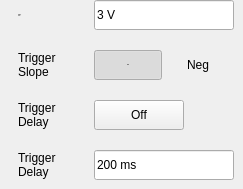
    <widget class="QWidget" name="ExternalPage">
     <widget class="QLabel" name="label_9">
      <property name="geometry">
       <rect>
        <x>18</x>
        <y>150</y>
        <width>54</width>
        <height>30</height>
       </rect>
      </property>
      <property name="text">
       <string>Trigger
Delay</string>
      </property>
     </widget>
     <widget class="SA_LineEdit" name="edit_External_DelayValue">
      <property name="geometry">
       <rect>
        <x>94</x>
        <y>150</y>
        <width>140</width>
        <height>30</height>
       </rect>
      </property>
      <property name="text">
       <string>200 ms</string>
      </property>
      <property name="readOnly">
       <bool>true</bool>
      </property>
     </widget>
     <widget class="SA_LineEdit" name="edit_External_level">
      <property name="geometry">
       <rect>
        <x>94</x>
        <y>0</y>
        <width>140</width>
        <height>30</height>
       </rect>
      </property>
      <property name="text">
       <string>3 V</string>
      </property>
      <property name="readOnly">
       <bool>true</bool>
      </property>
     </widget>
     <widget class="QPushButton" name="pb_External_DelayOn">
      <property name="geometry">
       <rect>
        <x>94</x>
        <y>100</y>
        <width>90</width>
        <height>30</height>
       </rect>
      </property>
      <property name="focusPolicy">
       <enum>Qt::NoFocus</enum>
      </property>
      <property name="styleSheet">
       <string notr="true">/*******************indoor**********************/
#SA_Dialog_TriggerSetup[status  =  &quot;indoor&quot;] 
QPushButton
{
	background-color:rgba(0,0,0,0);
	font: 75 13px &quot;Arial&quot;;
	font-weight:bold;
}
#SA_Dialog_TriggerSetup[status  =  &quot;indoor&quot;] 
QPushButton:checked
{
	padding:7px 44px 6px 25px;
	color:rgba(87, 87, 87, 1);
	border-image: url(:/sa/image/toggle_on.png);
}
#SA_Dialog_TriggerSetup[status  =  &quot;indoor&quot;] 
QPushButton:!checked
{
	padding:7px 17px 6px 36px;
	color:rgba(123, 123, 123, 1);
	border-image: url(:/sa/image/toggle_off.png);
}

/*******************outdoor**********************/
#SA_Dialog_TriggerSetup[status  =  &quot;outdoor&quot;] 
QPushButton
{
	background-color:rgba(0,0,0,0);
	font: 75 13px &quot;Arial&quot;;
	font-weight:bold;
}
#SA_Dialog_TriggerSetup[status  =  &quot;outdoor&quot;] 
QPushButton:checked
{
	padding:7px 44px 6px 25px;
	color:rgba(87, 87, 87, 1);
	border-image: url(:/sa/image/toggle_on.png);
}
#SA_Dialog_TriggerSetup[status  =  &quot;outdoor&quot;] 
QPushButton:!checked
{
	padding:7px 17px 6px 36px;
	color:rgba(123, 123, 123, 1);
	border-image: url(:/sa/image/toggle_off.png);
}

/*******************night**********************/
#SA_Dialog_TriggerSetup[status  =  &quot;night&quot;] 
QPushButton
{
	background-color:rgba(0,0,0,0);
	font: 75 13px &quot;Arial&quot;;
	font-weight:bold;
}
#SA_Dialog_TriggerSetup[status  =  &quot;night&quot;] 
QPushButton:checked
{
	padding:7px 44px 6px 25px;
	color:rgba(87, 87, 87, 1);
	border-image: url(:/sa/image/night/toggle_on.png);
}
#SA_Dialog_TriggerSetup[status  =  &quot;night&quot;] 
QPushButton
{
	padding:7px 17px 6px 36px;
	color:rgba(121,106,80,1);
	border-image: url(:/sa/image/night/toggle_off.png);
}</string>
      </property>
      <property name="text">
       <string>Off</string>
      </property>
      <property name="checkable">
       <bool>true</bool>
      </property>
      <property name="checked">
       <bool>false</bool>
      </property>
     </widget>
     <widget class="QLabel" name="label_10">
      <property name="geometry">
       <rect>
        <x>18</x>
        <y>100</y>
        <width>52</width>
        <height>30</height>
       </rect>
      </property>
      <property name="text">
       <string>Trigger
Delay</string>
      </property>
     </widget>
     <widget class="QPushButton" name="pb_External_Neg">
      <property name="geometry">
       <rect>
        <x>164</x>
        <y>50</y>
        <width>68</width>
        <height>30</height>
       </rect>
      </property>
      <property name="focusPolicy">
       <enum>Qt::NoFocus</enum>
      </property>
      <property name="styleSheet">
       <string notr="true">/*******************indoor**********************/
#SA_Dialog_TriggerSetup[status  =  &quot;indoor&quot;] 
QPushButton{
	font: 75 13px &quot;Arial&quot;;
	font-weight:bold;
}

#SA_Dialog_TriggerSetup[status  =  &quot;indoor&quot;] 
QPushButton:checked{
background-color:transparent;
	background-image: url(:/sa/image/fre_checked_right.png);
	background-position:right;
color:rgba(87, 87, 87, 1);
}

#SA_Dialog_TriggerSetup[status  =  &quot;indoor&quot;] 
QPushButton:!checked
{

color:rgba(123, 123, 123, 1);
background-color:transparent;
	background-image: url(:/sa/image/fre_checked_left.png);
	background-position:right;
}

/*******************outdoor**********************/
#SA_Dialog_TriggerSetup[status  =  &quot;outdoor&quot;] 
QPushButton{
	font: 75 13px &quot;Arial&quot;;
	font-weight:bold;
}

#SA_Dialog_TriggerSetup[status  =  &quot;outdoor&quot;] 
QPushButton:checked{
background-color:transparent;
	background-image: url(:/sa/image/fre_checked_right.png);
	background-position:right;
color:rgba(87, 87, 87, 1);
}

#SA_Dialog_TriggerSetup[status  =  &quot;outdoor&quot;] 
QPushButton:!checked
{

color:rgba(123, 123, 123, 1);
background-color:transparent;
	background-image: url(:/sa/image/fre_checked_left.png);
	background-position:right;
}

/*******************night**********************/
#SA_Dialog_TriggerSetup[status  =  &quot;night&quot;] 
QPushButton{
	font: 75 13px &quot;Arial&quot;;
	font-weight:bold;
}

#SA_Dialog_TriggerSetup[status  =  &quot;night&quot;] 
QPushButton:checked{
	background-color:transparent;
	border-image: url(:/sa/image/night/btn_right_click.png);
	color:rgba(85,74,56,1);
}

#SA_Dialog_TriggerSetup[status  =  &quot;night&quot;] 
QPushButton:!checked
{
	color:rgba(121,106,81,1);
	background-color:transparent;
	border-image: url(:/sa/image/night/btn_right_nor.png);
}</string>
      </property>
      <property name="text">
       <string>Neg</string>
      </property>
      <property name="checkable">
       <bool>true</bool>
      </property>
      <property name="checked">
       <bool>false</bool>
      </property>
      <property name="autoExclusive">
       <bool>true</bool>
      </property>
      <property name="flat">
       <bool>true</bool>
      </property>
     </widget>
     <widget class="QLabel" name="label_11">
      <property name="geometry">
       <rect>
        <x>18</x>
        <y>50</y>
        <width>72</width>
        <height>30</height>
       </rect>
      </property>
      <property name="text">
       <string>Trigger
Slope</string>
      </property>
     </widget>
     <widget class="QLabel" name="label_12">
      <property name="geometry">
       <rect>
        <x>18</x>
        <y>0</y>
        <width>66</width>
        <height>30</height>
       </rect>
      </property>
      <property name="font">
       <font>
        <family>Arial</family>
        <pointsize>-1</pointsize>
        <weight>9</weight>
        <italic>false</italic>
        <bold>false</bold>
       </font>
      </property>
      <property name="text">
       <string>Trigger
Level</string>
      </property>
     </widget>
     <widget class="QPushButton" name="pb_External_Pos">
      <property name="geometry">
       <rect>
        <x>94</x>
        <y>50</y>
        <width>68</width>
        <height>30</height>
       </rect>
      </property>
      <property name="font">
       <font>
        <family>Arial</family>
        <pointsize>-1</pointsize>
        <weight>75</weight>
        <italic>false</italic>
        <bold>true</bold>
       </font>
      </property>
      <property name="focusPolicy">
       <enum>Qt::NoFocus</enum>
      </property>
      <property name="styleSheet">
       <string notr="true">/*******************indoor**********************/
#SA_Dialog_TriggerSetup[status  =  &quot;indoor&quot;] 
QPushButton{
	font: 75 13px &quot;Arial&quot;;
	font-weight:bold;
}
#SA_Dialog_TriggerSetup[status  =  &quot;indoor&quot;] 
QPushButton:checked{
	color:rgba(87, 87, 87, 1);
	background-color:transparent;
	padding: 8px 14px 7px 15px;
	background-image: url(:/sa/image/fre_checked_left.png);
}
#SA_Dialog_TriggerSetup[status  =  &quot;indoor&quot;] 
QPushButton:!checked
{
color:rgba(123, 123, 123, 1);
background-color:transparent;
padding: 8px 14px 7px 15px;
	background-image: url(:/sa/image/fre_checked_right.png);
}

/*******************outdoor**********************/
#SA_Dialog_TriggerSetup[status  =  &quot;outdoor&quot;] 
QPushButton{
	font: 75 13px &quot;Arial&quot;;
	font-weight:bold;
}
#SA_Dialog_TriggerSetup[status  =  &quot;outdoor&quot;] 
QPushButton:checked{
	color:rgba(87, 87, 87, 1);
	background-color:transparent;
	padding: 8px 14px 7px 15px;
	background-image: url(:/sa/image/fre_checked_left.png);
}
#SA_Dialog_TriggerSetup[status  =  &quot;outdoor&quot;] 
QPushButton:!checked
{
color:rgba(123, 123, 123, 1);
background-color:transparent;
padding: 8px 14px 7px 15px;
	background-image: url(:/sa/image/fre_checked_right.png);
}

/*******************night**********************/
#SA_Dialog_TriggerSetup[status  =  &quot;night&quot;] 
QPushButton{
	font: 75 13px &quot;Arial&quot;;
	font-weight:bold;
}
#SA_Dialog_TriggerSetup[status  =  &quot;night&quot;] 
QPushButton:checked
{
	color:rgba(85,74,56,1);
	background-color:transparent;
	padding: 8px 14px 7px 15px;
	border-image: url(:/sa/image/night/btn_left_click.png);
}
#SA_Dialog_TriggerSetup[status  =  &quot;night&quot;] 
QPushButton:!checked
{
	color:rgba(121,106,81,1);
	background-color:transparent;
	padding: 8px 14px 7px 15px;
	border-image: url(:/sa/image/night/btn_left_nor.png);
}
</string>
      </property>
      <property name="text">
       <string>Pos</string>
      </property>
      <property name="checkable">
       <bool>true</bool>
      </property>
      <property name="checked">
       <bool>true</bool>
      </property>
      <property name="autoExclusive">
       <bool>true</bool>
      </property>
      <property name="flat">
       <bool>true</bool>
      </property>
     </widget>
    </widget>
